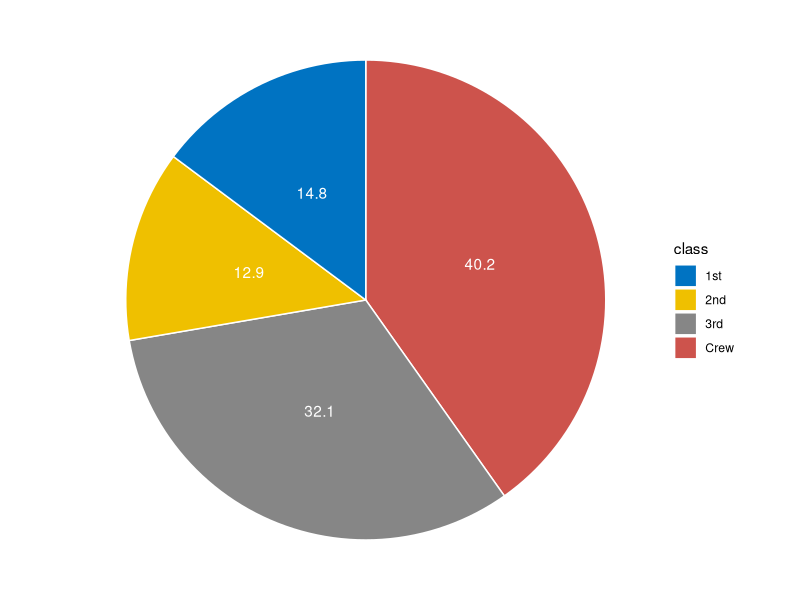
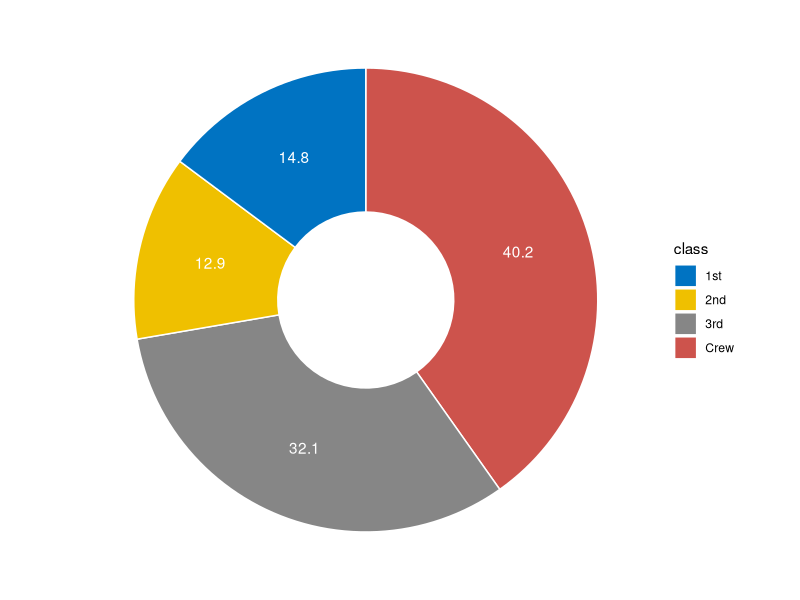
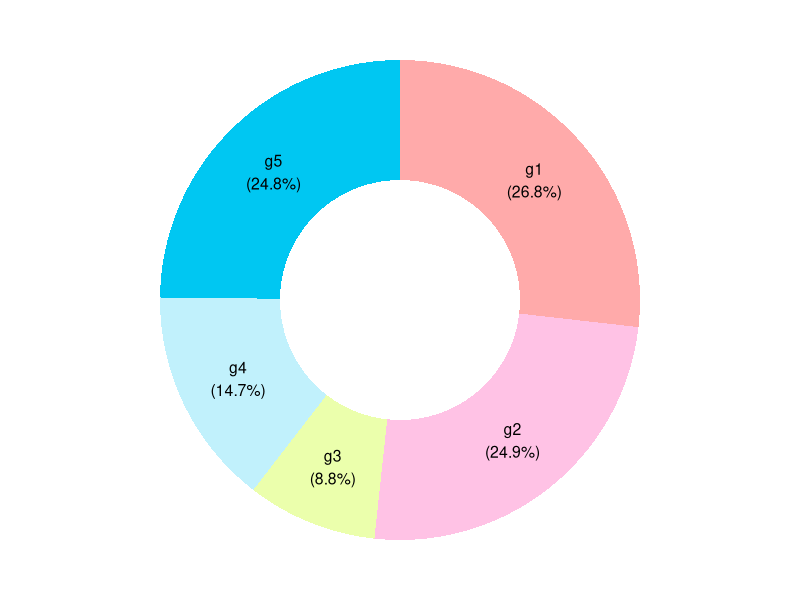
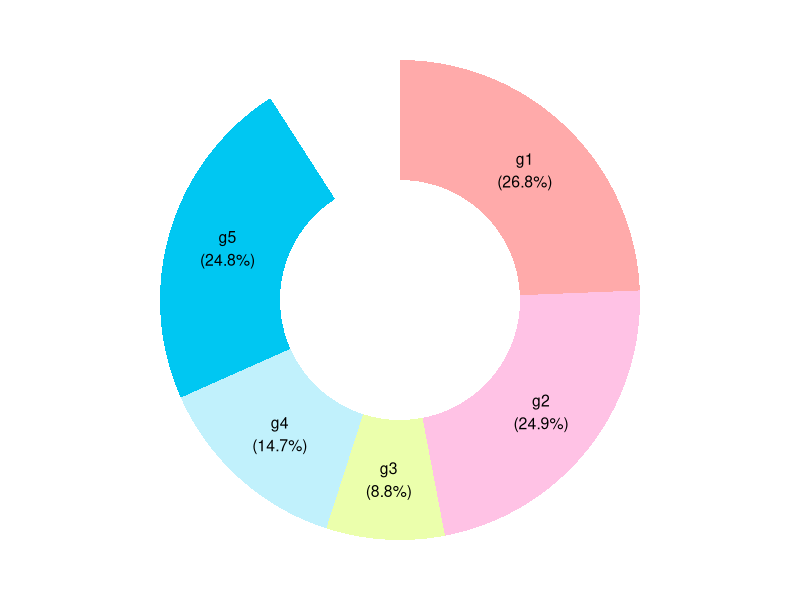
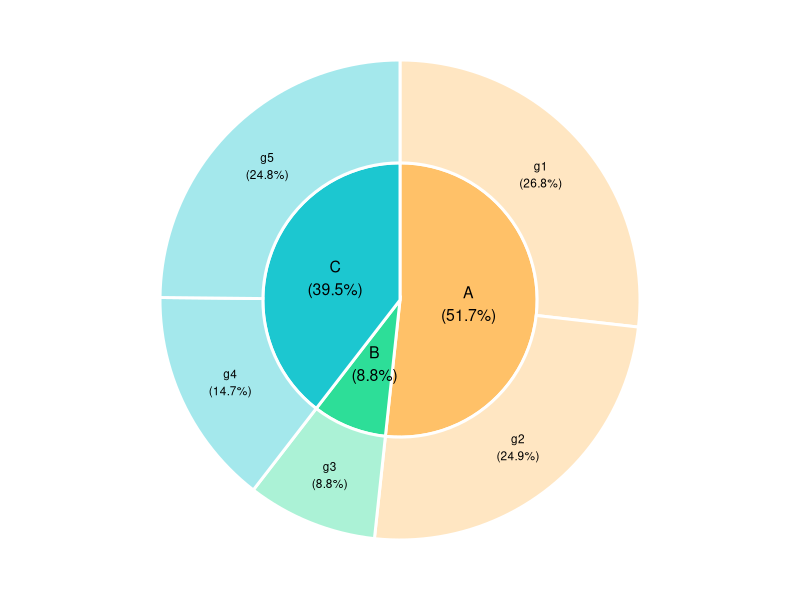
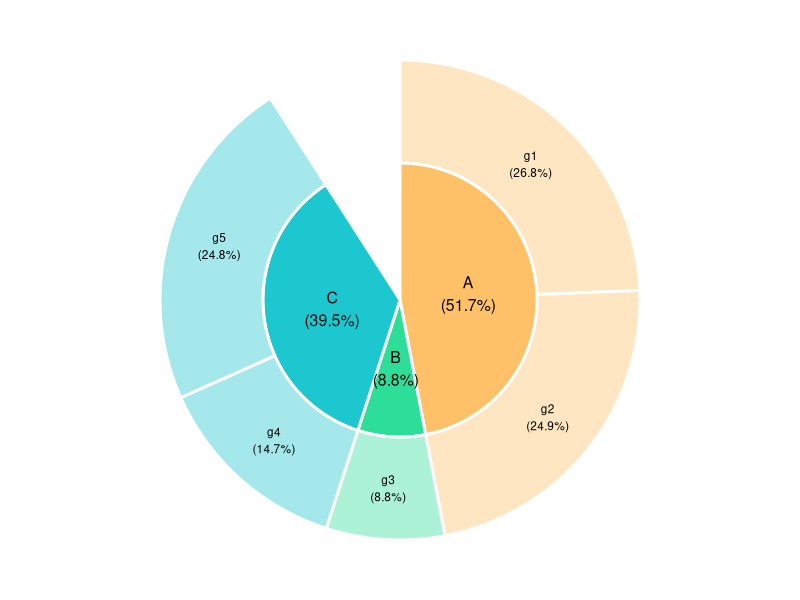
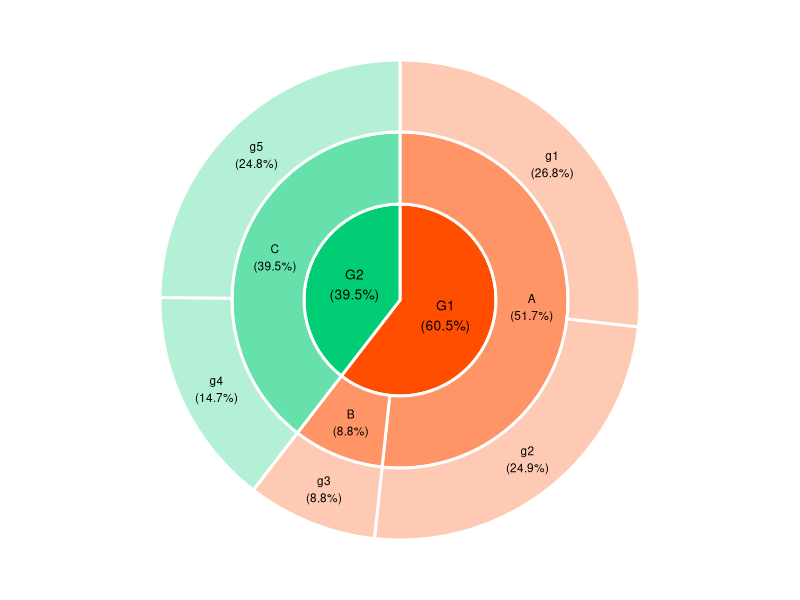
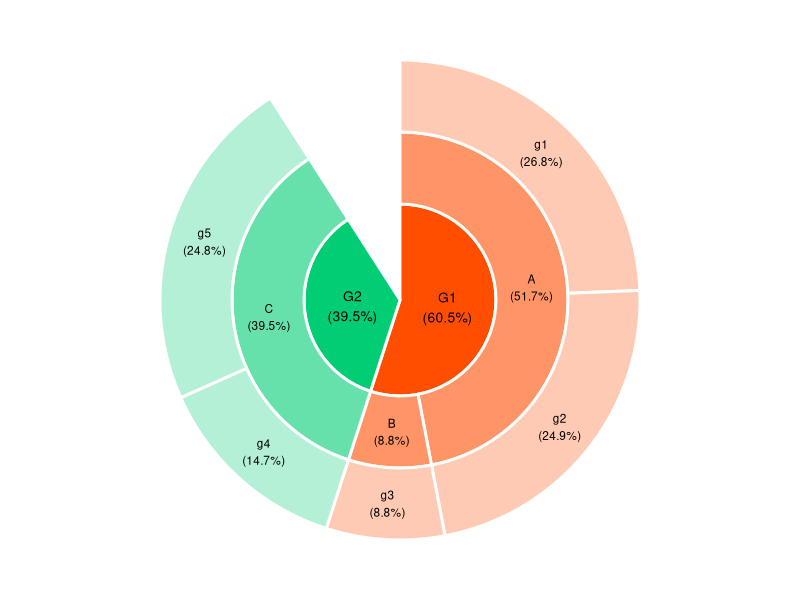

Write R code to recreate these figures, in order.
## ---- chunk 1
knitr::opts_chunk$set(
	echo=T, comment=NA, message=F, warning=F,
	fig.align="center", fig.width=5, fig.height=3, dpi=300)
## ---- chunk 2
# 载入软件包
# Load packages
library(ggplot2)
library(dplyr)

# 构建数据
# Building data
count.data <- data.frame(
  class = c("1st", "2nd", "3rd", "Crew"),
  n = c(325, 285, 706, 885),
  prop = c(14.8, 12.9, 32.1, 40.2)
)
count.data

# 计算标签位置
# Add label position
count.data <- count.data %>%
  arrange(desc(class)) %>% # 重排序 (reorder)
  mutate(lab.ypos = cumsum(prop) - 0.5 * prop) # 计算标签位置 (calculate label position)
count.data

# 绘制饼图
# Draw a pie chart
mycols <- c("#0073C2FF", "#EFC000FF", "#868686FF", "#CD534CFF")
ggplot(count.data, aes(x = "", y = prop, fill = class)) +
  geom_bar(width = 1, stat = "identity", color = "white") +
  coord_polar("y", start = 0) +
  geom_text(aes(y = lab.ypos, label = prop), color = "white") +
  scale_fill_manual(values = mycols) +
  theme_void()

# 空心饼图
# Hollow Pie Chart
ggplot(count.data, aes(x = 2, y = prop, fill = class)) +
  geom_bar(stat = "identity", color = "white") +
  coord_polar(theta = "y", start = 0) +
  geom_text(aes(y = lab.ypos, label = prop), color = "white") +
  scale_fill_manual(values = mycols) +
  theme_void() +
  xlim(1, 2.5)

## ---- chunk 3
# 加载包
# Load packages
library(ggplot2)
# install.packages("formattable") # 安装不成功从官网下载包安装
library(formattable)

# 加载数据
# Load data
df <- read.table("data.txt", header = 1, check.names = F, sep = "\t")
# head(df)

# 根据不同分组计算值及标签位置
# Calculate values and label positions based on different groups

## group1
# 使用aggregate函数计算每个组的值和
# Use the aggregate function to calculate the values of each group
data1 <- aggregate(value ~ group1, df, sum)
# 计算相对丰度
# Calculate relative abundance
data1$Rel <- data1$value / sum(data1$value)
# 转换为百分比
# Convert to percentage
data1$per <- percent(data1$Rel, 1)
data1$group1 <- factor(data1$group1, levels = c("g1", "g2", "g3", "g4", "g5"))
# 确定标签位置
# Determine label position
data1$ymax <- cumsum(data1$Rel)
data1$ymin <- c(0, head(data1$ymax, n = -1))
data1$labelposition <- (data1$ymax + data1$ymin) / 2

## group2
data2 <- aggregate(value ~ group2, df, sum)
data2$Rel <- data2$value / sum(data2$value)
data2$per <- percent(data2$Rel, 1)
data2$group2 <- factor(data2$group2, levels = c("A", "B", "C"))
data2$ymax <- cumsum(data2$Rel)
data2$ymin <- c(0, head(data2$ymax, n = -1))
data2$labelposition <- (data2$ymax + data2$ymin) / 2

## group3
data3 <- aggregate(value ~ group3, df, sum)
data3$Rel <- data3$value / sum(data3$value)
data3$per <- percent(data3$Rel, 1)
data3$group3 <- factor(data3$group3, levels = c("G1", "G2"))
data3$ymax <- cumsum(data3$Rel)
data3$ymin <- c(0, head(data3$ymax, n = -1))
data3$labelposition <- (data3$ymax + data3$ymin) / 2

# 绘制圆环图
# Draw a circular diagram
p1 <- ggplot(data1, aes(ymax = ymax, ymin = ymin, xmax = 3, xmin = 2)) +
  geom_rect(aes(fill = group1)) +
  geom_text(x = 2.5, aes(y = labelposition, label = paste0(group1, "\n(", per, ")")), size = 4, color = "black") +
  xlim(1, 3) +
  coord_polar(theta = "y") +
  theme_void() +
  theme(legend.position = "none") +
  scale_fill_manual(values = c("#ffaaaa", "#ffc2e5", "#ebffac", "#c1f1fc", "#00c7f2"))
p1

# 在环图中间增加空白间隔
# Add blank intervals in the middle of the loop diagram
p2 <- p1 + ylim(0, 1.1)
p2

# 绘制双环图
# Draw a double loop diagram
p3 <- ggplot() +
  geom_rect(data = data2, aes(ymax = ymax, ymin = ymin, xmax = 2, xmin = 0, fill = group2), color = "white", linewidth = 1) +
  geom_rect(data = data1, aes(ymax = ymax, ymin = ymin, xmax = 3.5, xmin = 2, fill = group1), color = "white", linewidth = 1, alpha = 0.4) +
  geom_text(data = data2, aes(x = 1, y = labelposition, label = paste0(group2, "\n(", per, ")")), size = 4, color = "black") +
  geom_text(data = data1, aes(x = 2.75, y = labelposition, label = paste0(group1, "\n(", per, ")")), size = 3, color = "black") +
  xlim(0, 3.5) +
  coord_polar(theta = "y") +
  theme_void() +
  theme(legend.position = "none") +
  scale_fill_manual(values = c("A" = "#ffc168", "B" = "#2dde98", "C" = "#1cc7d0", "g1" = "#ffc168", "g2" = "#ffc168", "g3" = "#2dde98", "g4" = "#1cc7d0", "g5" = "#1cc7d0"))
p3

# 在环图中间增加空白间隔
# Add blank intervals in the middle of the loop diagram
p4 <- p3 + ylim(0, 1.1)
p4

# 绘制三环旭日图
# Draw the Sunburst plot of the Three Rings
p5 <- ggplot() +
  geom_rect(data = data3, aes(ymax = ymax, ymin = ymin, xmax = 2, xmin = 0, fill = group3), color = "white", linewidth = 1) +
  geom_rect(data = data2, aes(ymax = ymax, ymin = ymin, xmax = 3.5, xmin = 2, fill = group2), color = "white", linewidth = 1, alpha = 0.6) +
  geom_rect(data = data1, aes(ymax = ymax, ymin = ymin, xmax = 5, xmin = 3.5, fill = group1), color = "white", linewidth = 1, alpha = 0.3) +
  geom_text(data = data3, aes(x = 1, y = labelposition, label = paste0(group3, "\n(", per, ")")), size = 3.5, color = "black") +
  geom_text(data = data2, aes(x = 2.75, y = labelposition, label = paste0(group2, "\n(", per, ")")), size = 3, color = "black") +
  geom_text(data = data1, aes(x = 4.25, y = labelposition, label = paste0(group1, "\n(", per, ")")), size = 3, color = "black") +
  xlim(0, 5) +
  coord_polar(theta = "y") +
  theme_void() +
  theme(legend.position = "none") +
  scale_fill_manual(values = c("G1" = "#ff4e00", "G2" = "#01cd74", "A" = "#ff4e00", "B" = "#ff4e00", "C" = "#01cd74", "g1" = "#ff4e00", "g2" = "#ff4e00", "g3" = "#ff4e00", "g4" = "#01cd74", "g5" = "#01cd74"))
p5

# 在环图中间增加空白间隔
# Add blank intervals in the middle of the loop diagram
p6 <- p5 + ylim(0, 1.1)
p6
